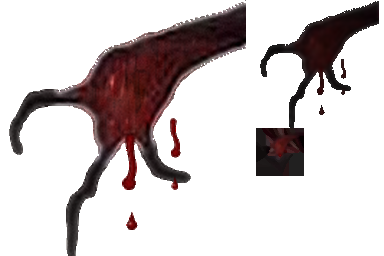
#> input picture scripts/models/built/boiled_hand.png, 384 x 256 px
$ python -i billboard.py   (imports and definitions only)
#> lines starting #> are read from the running program, lines starting #| are printed output that depends on the picture; after the words box and inside, x2 and y2 are one past the last pixel; in counts of white or black regions, pixels touching at a corner belong together
"""Painted 3D mobs (not blocky): a painting cut out of its paper, then given a real, rounded body. The figure's outline
is "inflated" like a balloon (thin parts like the arm and neck come out round, the wide body comes out as a soft
pillow), so its surface curves smoothly; it's built from thin boxes whose front faces show the painting itself, at full
resolution, and whose few visible edges take the painting's colour right there. From the front it looks exactly like the
painting; from the side it has a body. Used for The Boiled One.

    python3 scripts/models/billboard.py     # scripts/models/built/<name>.png, <name>__body.json (Java),
                                            # <name>.geo.json (Bedrock), <name>_face.png; models.json

Run scripts/owner-pack/build.py afterwards to put it in the pack.
"""
import json
import os

import numpy as np
from PIL import Image, ImageFilter
from scipy import ndimage
from scipy.sparse import coo_matrix
from scipy.sparse.linalg import spsolve

HERE = os.path.dirname(os.path.abspath(__file__))
ROOT = os.path.dirname(os.path.dirname(HERE))
OUT = os.path.join(HERE, "built")
SIZE = 1024

# name -> (painting in scripts/models/art, height in blocks of the whole square picture, part of the painting or None,
#          grid cells across, texture pixels across)
BILLBOARDS = {"boiled_one": ("boiled_one.png", 4.6, None, 160, 1024),
              # its clawed hand on its own (pressed against a tunnel roof over you)
              "boiled_hand": ("boiled_one.png", 0.9, (225, 1255, 405, 1435), 48, 256)}
# Jumpscare faces (full-screen pictures shown as a title): name -> (painting, part of it with the face)
FACES = {"boiled_one": ("boiled_one.png", (500, 0, 1000, 470))}
FACE_SIZE = 512

# Parts with their own sharper picture on Java: name -> {part: how many times the painting's own size}
SHARP = {"boiled_one": {"head": 2}}
FRONT = 10.0   # the front of the body (in cells from its middle): flat across, rounding off only at its sides
DEPTH = 0.6    # how far its back bulges for its width (1 would be perfectly round)
STEP = 0.25    # thicknesses are rounded to a quarter of a cell (half at the back), so equal neighbours share one box
SOLID = 0.6    # how much of a cell the figure must cover to be part of its body; less is a thin bit (needle, drip,
               # claw), drawn paper-thin with no sides, so it doesn't turn into a little box

def cutout(path, box=None, size=SIZE):
    """The figure, its paper made transparent (blood and needles kept), cropped and centred on a square, feet down.
    box (left, top, right, bottom) takes just that part of the painting first."""
#> called with path = 'built/boiled_hand.png', size = 1024
    im0 = Image.open(path).convert("RGB")
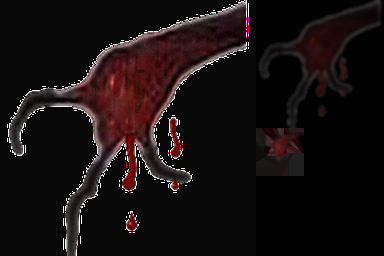
#> im0: PIL image 384x256 RGB; mean R, G, B 22.4, 15.1, 15.4
    paper_img = np.asarray(im0).astype(np.float32) / 255
    if box is not None:
        im0 = im0.crop(box)
    img = np.asarray(im0).astype(np.float32) / 255
    paper = np.median(paper_img[:40, :40].reshape(-1, 3), axis=0)
#> paper = [0.0275, 0.0275, 0.0275]
    lum = img @ np.array([0.299, 0.587, 0.114], np.float32)
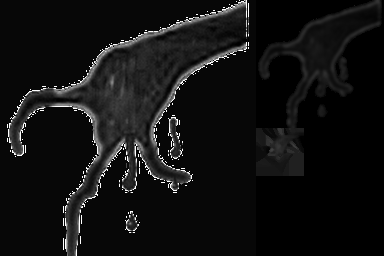
#> lum: shape (256, 384) float32; min 0, max 1, mean 0.0679
    plum = float(paper @ np.array([0.299, 0.587, 0.114], np.float32))
#> plum = 0.0275
    a = np.clip((plum - lum - 0.04) / 0.3, 0, 1)
#> a: shape (256, 384) float32; every value is 0
    # take the paper back out of the half-covered edge pixels
    col = np.clip((img - paper * (1 - a[..., None])) / np.maximum(a[..., None], 1e-3), 0, 1)
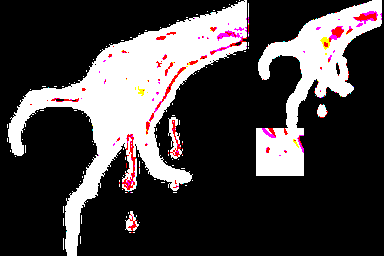
#> col: shape (256, 384, 3) float32; mean R, G, B 0.272, 0.253, 0.258
    ys, xs = np.nonzero(a > 0.5)
#> ys = empty array; xs = empty array
#> (the run stopped early here; a loop or call above may not have finished)
